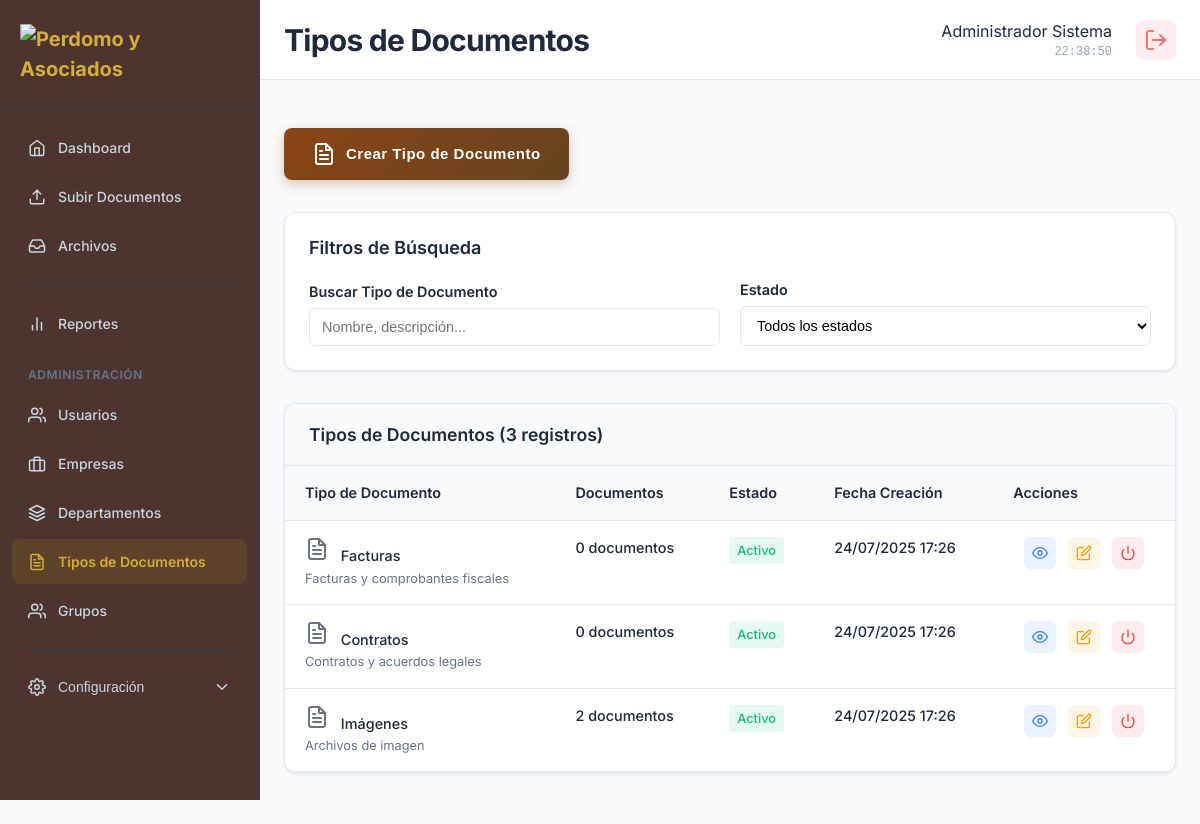
Page /modules/document-types/index.php (signed in) on the committed database.
### tables this page shows
CREATE TABLE `document_types` (
  `id` int(11) NOT NULL,
  `name` varchar(100) NOT NULL,
  `description` text DEFAULT NULL,
  `icon` varchar(50) DEFAULT 'file-text',
  `color` varchar(7) DEFAULT '#6b7280',
  `extensions` longtext DEFAULT NULL CHECK (json_valid(`extensions`)),
  `max_size` int(11) DEFAULT 10485760,
  `status` enum('active','inactive') DEFAULT 'active',
  `created_at` timestamp NOT NULL DEFAULT current_timestamp(),
  `updated_at` timestamp NOT NULL DEFAULT current_timestamp() ON UPDATE current_timestamp()
);

### config/session.php (called while the page is built, shortened)
<?php
class SessionManager {
    public static function isLoggedIn() {
        return isset($_SESSION['user_id']) && !empty($_SESSION['user_id']);
    }
    public static function getCurrentUser() {
        return [
            'id' => $_SESSION['user_id'],
            'username' => $_SESSION['username'],
            'email' => $_SESSION['email'],
            'first_name' => $_SESSION['first_name'],
            'last_name' => $_SESSION['last_name'],
            'role' => $_SESSION['role'],
            'company_id' => $_SESSION['company_id'],
            'department_id' => $_SESSION['department_id'],
            'download_enabled' => $_SESSION['download_enabled'] ?? 1,
            'full_name' => trim(($_SESSION['first_name'] ?? '') . ' ' . ($_SESSION['last_name'] ?? ''))
        ];
    }
}
?>

### config/database.php (called while the page is built, shortened)
<?php
class Database {
    private $host = 'localhost';
    private $db_name = 'dms2';
    private $username = 'root';
    private $password = '';
    public function getConnection() {
        $this->conn = null;
        try {
            $dsn = "mysql:host=" . $this->host . ";dbname=" . $this->db_name . ";charset=utf8mb4";
            $options = [
                PDO::ATTR_ERRMODE => PDO::ERRMODE_EXCEPTION,
                PDO::ATTR_DEFAULT_FETCH_MODE => PDO::FETCH_ASSOC,
                PDO::ATTR_EMULATE_PREPARES => false,
                PDO::MYSQL_ATTR_INIT_COMMAND => "SET NAMES utf8mb4"
            ];
            $this->conn = new PDO($dsn, $this->username, $this->password, $options);
        } catch(PDOException $exception) {
            error_log("Error de conexión a la base de datos: " . $exception->getMessage());
            throw new Exception("Error de conexión a la base de datos");
        }
        return $this->conn;
    }
}
function getDbConnection() {
    return $GLOBALS['database']->getConnection();
}
function executeQuery($query, $params = []) {
    try {
        $conn = getDbConnection();
        $stmt = $conn->prepare($query);
        $stmt->execute($params);
        return $stmt;
    } catch(PDOException $e) {
        error_log("Error en query: " . $e->getMessage() . " | Query: " . $query);
        return false;
    }
}
function fetchOne($query, $params = []) {
    try {
        $stmt = executeQuery($query, $params);
        if ($stmt) {
            return $stmt->fetch(PDO::FETCH_ASSOC);
        }
    } catch(Exception $e) {
        error_log("Error en fetchOne: " . $e->getMessage());
    }
    return false;
}
?>

### modules/document-types/index.php (the view, shortened to what this page needs)
<?php
require_once '../../config/session.php';
require_once '../../config/database.php';
$itemsPerPage = 10;
$currentPage = isset($_GET['page']) ? max(1, intval($_GET['page'])) : 1;
$offset = ($currentPage - 1) * $itemsPerPage;
$filters = [
    'search' => trim($_GET['search'] ?? ''),
    'status' => $_GET['status'] ?? ''
];
$whereConditions = [];
$params = [];
$whereClause = !empty($whereConditions) ? 'WHERE ' . implode(' AND ', $whereConditions) : '';
$countQuery = "SELECT COUNT(*) as total
               FROM document_types dt
               $whereClause";
try {
    $totalItems = fetchOne($countQuery, $params)['total'];
    $query = "SELECT dt.*,
                     (SELECT COUNT(*) FROM documents d WHERE d.document_type_id = dt.id AND d.status = 'active') as documents_count
              FROM document_types dt
              $whereClause
              ORDER BY dt.created_at DESC
              LIMIT :limit OFFSET :offset";
    $params['limit'] = $itemsPerPage;
    $params['offset'] = $offset;
    $database = new Database();
    $pdo = $database->getConnection();
    $stmt = $pdo->prepare($query);
    foreach ($params as $key => $value) {
        if ($key === 'limit' || $key === 'offset') {
            $stmt->bindValue(':' . $key, (int)$value, PDO::PARAM_INT);
        } else {
            $stmt->bindValue(':' . $key, $value);
        }
    }
    $stmt->execute();
    $documentTypes = $stmt->fetchAll(PDO::FETCH_ASSOC);
} catch (Exception $e) {
    $documentTypes = [];
    $totalItems = 0;
    $totalPages = 1;
    $error = "Error al cargar tipos de documentos: " . $e->getMessage();
}
function getStatusBadgeClass($status) {
    return $status === 'active' ? 'status-active' : 'status-inactive';
}
function formatDate($date) {
    return date('d/m/Y H:i', strtotime($date));
}
if (!function_exists('getFullName')) {
    function getFullName() {
        $user = SessionManager::getCurrentUser();
        return trim($user['first_name'] . ' ' . $user['last_name']);
    }
}
?>
<!DOCTYPE html>
<html lang="es">
<head>
    <link rel="stylesheet" href="../../assets/css/main.css">
    <link rel="stylesheet" href="../../assets/css/dashboard.css">
    <link rel="stylesheet" href="../../assets/css/sidebar.css">
    <link rel="stylesheet" href="../../assets/css/document-types.css">
    <link rel="stylesheet" href="../../assets/css/modal.css">
</head>
<body class="dashboard-layout">
    <?php include '../../includes/sidebar.php'; ?>
    <main class="main-content">
        <header class="content-header">
            <div class="header-left">
                <h1>Tipos de Documentos</h1>
            </div>
            <div class="header-right">
                <div class="header-info">
                    <div class="user-name-header"><?php echo htmlspecialchars(getFullName()); ?></div>
                    <div class="current-time" id="currentTime"></div>
                </div>
                <div class="header-actions">
                    <a href="../../logout.php" class="btn-icon logout-btn" onclick="return confirm('¿Está seguro que desea cerrar sesión?')">
                        <i data-feather="log-out"></i>
                    </a>
                </div>
            </div>
        </header>
        <div class="container">
            <div class="page-header">
                <div class="page-title-section">
                    <button class="btn btn-primary btn-create-company" onclick="openCreateDocumentTypeModal()">
                        <i data-feather="file-text"></i>
                        <span>Crear Tipo de Documento</span>
                    </button>
                </div>
            </div>
            <div class="filters-card">
                <h3>Filtros de Búsqueda</h3>
                <form method="GET" class="filters-form" id="filtersForm">
                    <div class="filters-grid">
                        <div class="filter-group">
                            <label for="search">Buscar Tipo de Documento</label>
                            <input type="text"
                                   id="search"
                                   name="search"
                                   placeholder="Nombre, descripción..."
                                   value="<?php echo htmlspecialchars($filters['search']); ?>"
                                   onkeyup="handleFilterChange()">
                        </div>
                        <div class="filter-group">
                            <label for="status">Estado</label>
                            <select id="status" name="status" onchange="handleFilterChange()">
                                <option value="">Todos los estados</option>
                            </select>
                        </div>
                    </div>
                </form>
            </div>
            <div class="table-section">
                <div class="table-header">
                    <h3>Tipos de Documentos (<?php echo $totalItems; ?> registros)</h3>
                </div>
                <div class="table-container">
                    <table class="data-table">
                        <thead>
                            <tr>
                                <th>Tipo de Documento</th>
                                <th>Documentos</th>
                                <th>Estado</th>
                                <th>Fecha Creación</th>
                                <th class="actions-header">Acciones</th>
                            </tr>
                        </thead>
                        <tbody>
                            <?php if (empty($documentTypes)): ?>
                                <tr>
                                    <td colspan="5" class="no-data">
                                        <i data-feather="file-text"></i>
                                        <p>No se encontraron tipos de documentos</p>
                                        <button class="btn btn-primary" onclick="openCreateDocumentTypeModal()">
                                            <i data-feather="plus"></i>
                                            Crear primer tipo de documento
                                        </button>
                                    </td>
                                </tr>
                            <?php else: ?>
                                <?php foreach ($documentTypes as $docType): ?>
                                    <tr>
                                        <td>
                                            <div class="cell-content">
                                                <div class="primary-text">
                                                    <?php if (!empty($docType['icon'])): ?>
                                                        <i data-feather="<?php echo htmlspecialchars($docType['icon']); ?>" style="color: <?php echo htmlspecialchars($docType['color'] ?? '#6b7280'); ?>; margin-right: 8px;"></i>
                                                    <?php endif; ?>
                                                    <?php echo htmlspecialchars($docType['name']); ?>
                                                </div>
                                                <?php if (!empty($docType['description'])): ?>
                                                    <div class="secondary-text"><?php echo htmlspecialchars($docType['description']); ?></div>
                                                <?php endif; ?>
                                            </div>
                                        </td>
                                        <td>
                                            <div class="cell-content">
                                                <div class="primary-text"><?php echo $docType['documents_count']; ?> documentos</div>
                                            </div>
                                        </td>
                                        <td>
                                            <span class="status-badge <?php echo getStatusBadgeClass($docType['status']); ?>">
                                                <?php echo $docType['status'] === 'active' ? 'Activo' : 'Inactivo'; ?>
                                            </span>
                                        </td>
                                        <td>
                                            <div class="cell-content">
                                                <div class="primary-text"><?php echo formatDate($docType['created_at']); ?></div>
                                            </div>
                                        </td>
                                        <td class="actions-cell">
                                            <div class="action-buttons">
                                                <button class="btn-action view"
                                                        onclick="viewDocumentTypeDetails(<?php echo $docType['id']; ?>)"
                                                        title="Ver detalles">
                                                    <i data-feather="eye"></i>
                                                </button>
                                                <button class="btn-action edit"
                                                        onclick="editDocumentType(<?php echo $docType['id']; ?>)"
                                                        title="Editar tipo de documento">
                                                    <i data-feather="edit"></i>
                                                </button>
                                                <button class="btn-action delete"
                                                        onclick="toggleDocumentTypeStatus(<?php echo $docType['id']; ?>, '<?php echo $docType['status']; ?>')"
                                                        title="<?php echo $docType['status'] === 'active' ? 'Desactivar' : 'Activar'; ?>">
                                                    <i data-feather="power"></i>
                                                </button>
                                            </div>
                                        </td>
                                    </tr>
                                <?php endforeach; ?>
                            <?php endif; ?>
                        </tbody>
                    </table>
                </div>
            </div>
        </div>
    </main>
</body>
</html>

### rows in the picture
document_types: name "Facturas", description "Facturas y comprobantes fiscales", documents_count "0", status "Activo", created_at "24/07/2025 17:26"
document_types: name "Contratos", description "Contratos y acuerdos legales", documents_count "0", status "Activo", created_at "24/07/2025 17:26"
document_types: name "Imágenes", description "Archivos de imagen", documents_count "2", status "Activo", created_at "24/07/2025 17:26"

### other values in the picture
getFullName() "Administrador Sistema"
$totalItems "3"
